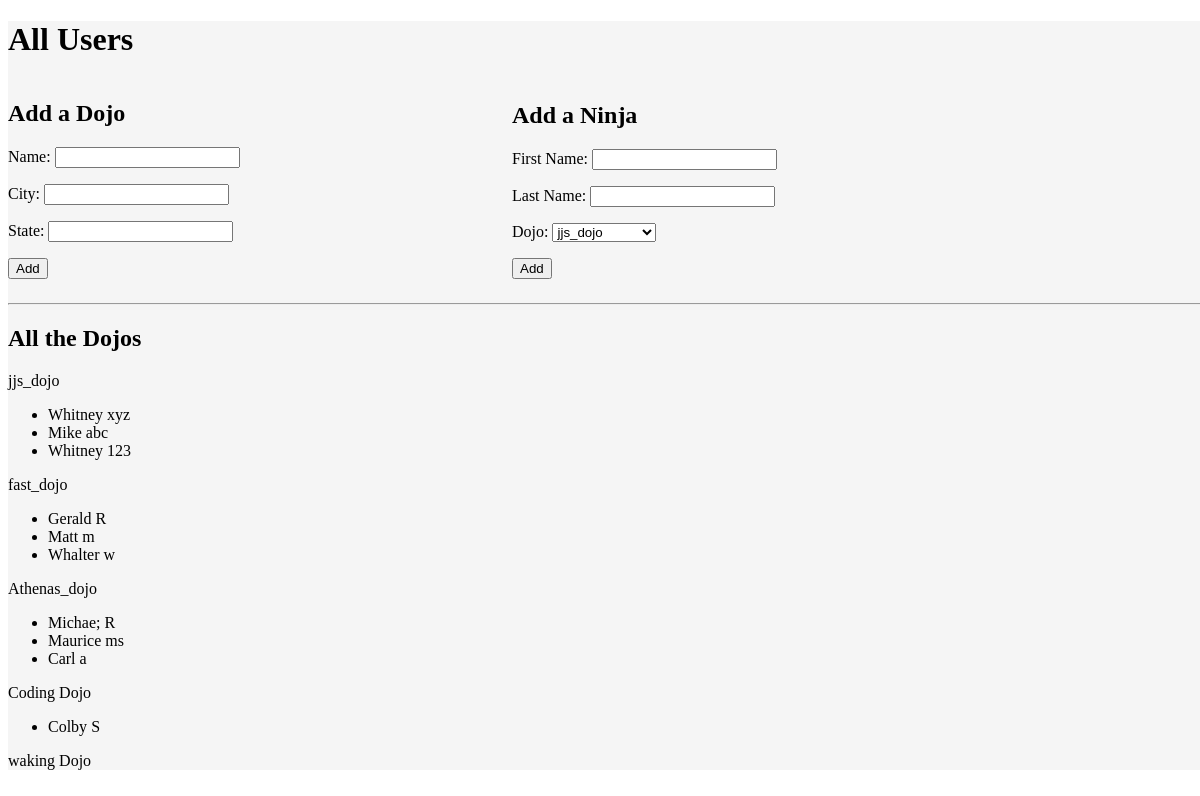
The page / on the database its author committed.
### DojoNinjaApp/models.py (models this page shows, shortened)
class Dojo(models.Model):
    name = models.CharField(max_length = 255)
    description = models.TextField(null=True, blank = True)
    city = models.CharField(max_length = 255)
    state = models.CharField(max_length = 255)
    created_at = models.DateTimeField(auto_now_add=True)
    updated_at = models.DateTimeField(auto_now=True)
    def __str__(self):
        return f"<Dojo object# {self.id}- {self.name}>"

class Ninja(models.Model):
    dojo = models.ForeignKey(Dojo, related_name="Ninjas", on_delete = models.CASCADE)
    fname= models.CharField(max_length = 255)
    lname = models.CharField(max_length = 255)
    created_at = models.DateTimeField(auto_now_add=True)
    updated_at = models.DateTimeField(auto_now=True)

### DojoNinjaApp/views.py (the view)
# urls.py: path('', views.index),
def index(request):
    print(Dojo.objects.all())
    context = {
        'AllInfo': Dojo.objects.all()
    }
    return render(request, "index.html", context)

### DojoNinjaApp/templates/index.html (shortened to what this page needs)
<!DOCTYPE html>
<html lang="en">
<head>
</head>
<body>
    <body>
        <div id="wrapper">
            <h1> All Users</h1>
            <div class="box">
                <h2> Add a Dojo</h2>
                <form action="/AddDojo" method="POST">
                    <p> Name: <input type="text" name="nameinput" id=""> </p>
                    <p> City: <input type="text" name="cityinput" id=""> </p>
                    <p> State: <input type="text" name="stateinput" id=""> </p>
                    <p> <input type="submit" value="Add"></p>
                </form>
            </div>
            <div class="box">
                <h2> Add a Ninja</h2>
                <form action="/AddNinja" method="POST">
                    <p> First Name: <input type="text" name="fnameinput" id=""> </p>
                    <p> Last Name: <input type="text" name="lnameinput" id=""> </p>
                    <p> Dojo: <select name="dojoinput" id="">
                                {% for Dojoobj in AllInfo%}
                                <option value="{{Dojoobj.id}}">{{Dojoobj.name}}</option>
                                {% endfor %}
                        </select> </p>
                    <p> <input type="submit" value="Add"></p>
                </form>
            </div>
            <hr>
            <h2> All the Dojos</h2>
            {% for x in AllInfo %}
            <p> {{x.name}} </p>
            <ul>
                {% for ninjaObj in x.Ninjas.all %}
                <li>{{ninjaObj.fname}} {{ninjaObj.lname}}</li>
                {% endfor %}
            </ul>
            {% endfor %}
        </div>
    </body>
</html>

### DojoNinjaApp/templates/index.html (style rules this page uses)
#wrapper { width: 1200px; background-color: whitesmoke; margin: 0px auto; }
.box { width: 500px; display: inline-block; }

### rows shown on the page
Dojo: name "jjs_dojo"
Ninja: fname "Whitney", lname "xyz"
Ninja: fname "Mike", lname "abc"
Ninja: fname "Whitney", lname "123"
Dojo: name "fast_dojo"
Ninja: fname "Gerald", lname "R"
Ninja: fname "Matt", lname "m"
Ninja: fname "Whalter", lname "w"
Dojo: name "Athenas_dojo"
Ninja: fname "Michae;", lname "R"
Ninja: fname "Maurice", lname "ms"
Ninja: fname "Carl", lname "a"
Dojo: name "Coding Dojo"
Ninja: fname "Colby", lname "S"
Dojo: name "waking Dojo"

### other values the page prints
form field dojoinput "jjs_dojo"
